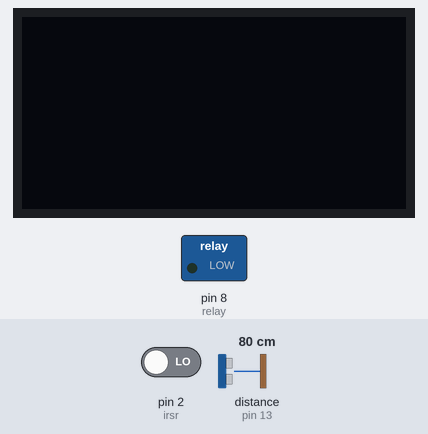
The sketch below on a simulated Arduino Uno, built with avr-gcc and run on an emulated ATmega328P. Shown: 128×64 one-colour display, switched loads named in the sketch (green lamp = pin HIGH). Wiring (inferred from the names in the program): ultrasonic range finder: trigger pin 10; echo pin 13. The test bench sets the inputs (shaded band); at power-on: distance to the obstacle (sensor on pin 13) 80 cm, pin 2 (irsr) LOW. The echo pulse lasts 58.3 µs per cm; pins used as bus, display or sensor lines are not drawn; what the sketch prints to the serial monitor is not drawn.

Above: at 1.2 s.
1.3 s: distance to the obstacle (sensor on pin 13) set to 75 cm
2.8 s: distance to the obstacle (sensor on pin 13) set to 67 cm
At 3.6 s:
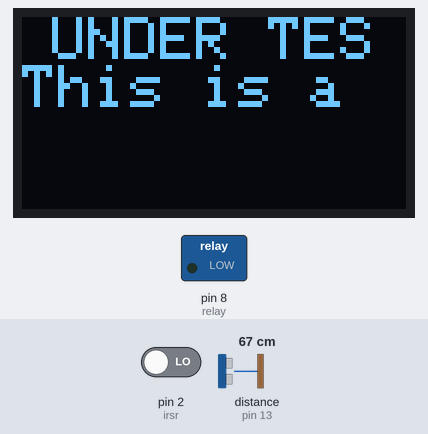
At 6.4 s:
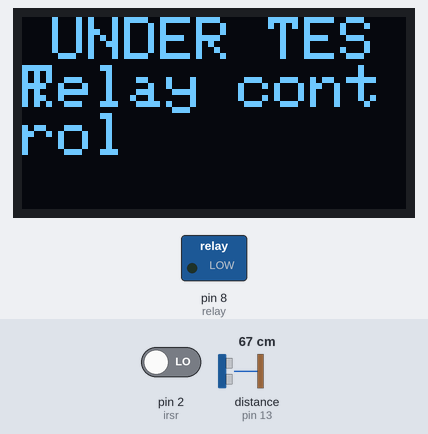
8.8 s: distance to the obstacle (sensor on pin 13) set to 44 cm
At 9.9 s:
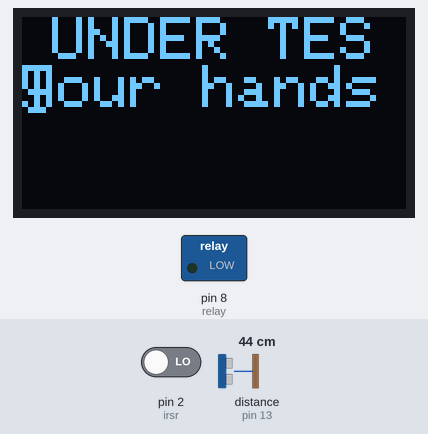
11.8 s: distance to the obstacle (sensor on pin 13) set to 37 cm
Timing chart, 0 to 14.8 s (numbered marks = the images above; inputs shaded):
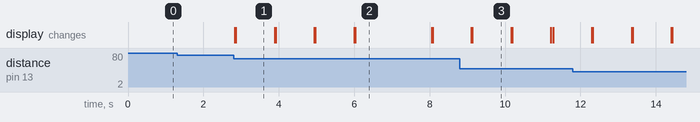

Measured:
- the behaviour switches between 71 and 70 cm on distance to the obstacle (sensor on pin 13) (found by bisection; images 0 and 1)
- after the input at 1.3 s, every drawn part: stays the same
- after the input at 2.8 s, the display: first changes at once (image 1 shows a later state)
- what the display in image 1 shows lasts 1.0 s, from 2.9 s to 3.9 s
- what the display in image 2 shows lasts 2.1 s, from 6.0 s to 8.1 s

The sketch:

project1.ino
```cpp
#include <Wire.h>
#include <Adafruit_MLX90614.h>
#include <Adafruit_GFX.h>
#include <Adafruit_SSD1306.h>
#define OLED_RESET 4
#define trigPin 10
#define echoPin 13
int irsr=2;
int relay=8;
float duration,distance;

Adafruit_SSD1306 display(OLED_RESET);
Adafruit_MLX90614 mlx = Adafruit_MLX90614();
void setup()
{
  mlx.begin();
  Wire.begin();
  display.begin(SSD1306_SWITCHCAPVCC, 0x3C);  //setup function for setting all sensors into measurement mode
  Serial.begin (9600);
  pinMode(trigPin, OUTPUT);
  pinMode(echoPin, INPUT);
  pinMode (irsr, INPUT);
  pinMode (relay, OUTPUT);
}
void test()
 {
   display.clearDisplay();
   display.setTextColor(WHITE);
   display.setTextSize(2);
   display.setCursor(10,0);
   display.println("UNDER TEST");              //test fn for always keeping head section in
   display.display();                          //oled module showing UNDER TEST
   display.setTextSize(2);
   display.setCursor(0,16);
 }
void sr04()
{
  digitalWrite(trigPin, LOW);
  delayMicroseconds(2);
  digitalWrite(trigPin, HIGH);
  delayMicroseconds(10);                        //Activating the HC-SR04 and finding the distance
  digitalWrite(trigPin, LOW);
  duration = pulseIn(echoPin, HIGH);
  distance = (duration / 2) * 0.0343;
 Serial.println(distance);
  }
void oled()                           //this function is automation for displaying text
{                                     //which shows the people to put their hands over the sensor
   test();
   display.setTextSize(2);
    display.setCursor(0,16);
   display.println("This is a");
    display.display();
   delay(1000);
   test();
    display.println("Temparature");
    display.display();
    delay(1000);
    test();
     display.println("Controlled");
      display.display();
     delay(1000);
      test();
     display.println("Relay control");
      display.display();
     delay(2000);
     test();
     display.println("please put");
      display.display();
     delay(1000);
     test();
     display.println("your hands");
      display.display();
     delay(1000);
     test();
     display.println("on sensor");
      display.display();
     delay(1000);
     test();
}
void loop()
{
 sr04();
 if(distance>=40&&distance<70)//reading ultrasonic sensor and checking
   {       //weather a person infront of the machine between a distance of 40cm and 70cm


    oled();    //displaying the instructions for a user
     int ir=digitalRead (irsr);
      if(ir==1)         //reading for hands over the sensor
       {
        test();
         display.println("please hold");  //instruction showing to hold a second over the sensor to read temperature
         float avg=0,temp;
         int pass=0;
        while(ir!=0)
         {
          temp=mlx.readObjectTempC();
          avg=avg+temp;
          pass++;
          display.println(pass*20);   //finding average temparautre of the body
          display.println("%");     //displaying the completion in %
          }
          avg=avg/pass;
          test();
          display.println("Temperature:");   //displaying temperature
          display.println(avg);
          delay(3000);
          if(avg>=38)         //checking readed body temperature with avearge body temperature
           {
            test();display.println("please visit");
            delay(2000);
            test();display.println("a doctor");
            delay(2000);
           }
           else if(avg<38)
            {
              test();
              display.println("WELCOME");
              digitalWrite(relay,HIGH);
              delay(1000);
               digitalWrite(relay,HIGH);  //activating relay if obtained temparature is below 38C
               delay(1000);
            }

       }

   }
}
```
